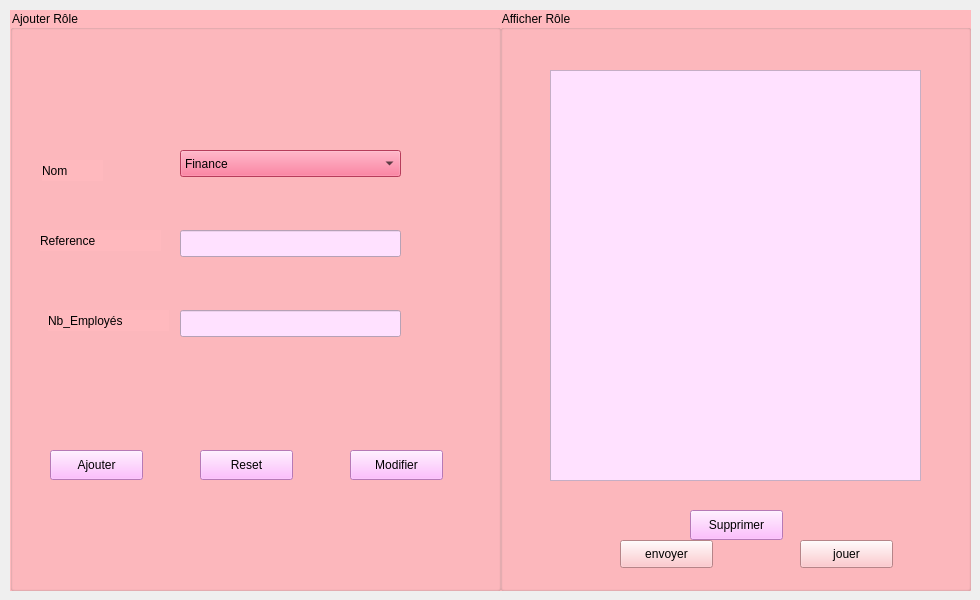
           <widget class="QWidget" name="tab_2">
            <attribute name="title">
             <string>Gestion Rôle</string>
            </attribute>
            <widget class="QGroupBox" name="groupBox_8">
             <property name="geometry">
              <rect>
               <x>500</x>
               <y>10</y>
               <width>471</width>
               <height>581</height>
              </rect>
             </property>
             <property name="styleSheet">
              <string notr="true">font: 10pt &quot;MS Shell Dlg 2&quot;;
background-color:rgb(255, 185, 190);
</string>
             </property>
             <property name="title">
              <string>Afficher Rôle</string>
             </property>
             <widget class="QTableView" name="tableViewD">
              <property name="geometry">
               <rect>
                <x>50</x>
                <y>60</y>
                <width>371</width>
                <height>411</height>
               </rect>
              </property>
              <property name="styleSheet">
               <string notr="true">background-color: rgb(255, 170, 255);
background-color: rgb(255, 225, 255);</string>
              </property>
             </widget>
             <widget class="QPushButton" name="supprimer_role">
              <property name="geometry">
               <rect>
                <x>190</x>
                <y>500</y>
                <width>93</width>
                <height>30</height>
               </rect>
              </property>
              <property name="styleSheet">
               <string notr="true">background-color: rgb(255, 170, 255);</string>
              </property>
              <property name="text">
               <string>Supprimer</string>
              </property>
             </widget>
             <widget class="QPushButton" name="envoyer">
              <property name="geometry">
               <rect>
                <x>120</x>
                <y>530</y>
                <width>93</width>
                <height>28</height>
               </rect>
              </property>
              <property name="text">
               <string>envoyer</string>
              </property>
             </widget>
             <widget class="QPushButton" name="jouer">
              <property name="geometry">
               <rect>
                <x>300</x>
                <y>530</y>
                <width>93</width>
                <height>28</height>
               </rect>
              </property>
              <property name="text">
               <string>jouer</string>
              </property>
             </widget>
            </widget>
            <widget class="QGroupBox" name="groupBox_9">
             <property name="geometry">
              <rect>
               <x>10</x>
               <y>10</y>
               <width>491</width>
               <height>581</height>
              </rect>
             </property>
             <property name="styleSheet">
              <string notr="true">font: 10pt &quot;MS Shell Dlg 2&quot;;
background-color:rgb(255, 185, 190);</string>
             </property>
             <property name="title">
              <string>Ajouter Rôle</string>
             </property>
             <widget class="QLabel" name="label_8">
              <property name="geometry">
               <rect>
                <x>32</x>
                <y>150</y>
                <width>61</width>
                <height>21</height>
               </rect>
              </property>
              <property name="styleSheet">
               <string notr="true">font: 11pt &quot;Palatino Linotype&quot;;
font: 10pt &quot;MS Shell Dlg 2&quot;;</string>
              </property>
              <property name="text">
               <string>Nom</string>
              </property>
             </widget>
             <widget class="QLabel" name="label_10">
              <property name="geometry">
               <rect>
                <x>30</x>
                <y>220</y>
                <width>121</width>
                <height>21</height>
               </rect>
              </property>
              <property name="styleSheet">
               <string notr="true">font: 10pt &quot;MS Shell Dlg 2&quot;;</string>
              </property>
              <property name="text">
               <string>Reference</string>
              </property>
             </widget>
             <widget class="QLineEdit" name="lineEdit_reference">
              <property name="geometry">
               <rect>
                <x>170</x>
                <y>220</y>
                <width>221</width>
                <height>27</height>
               </rect>
              </property>
              <property name="styleSheet">
               <string notr="true">background-color: rgb(255, 170, 255);
background-color: rgb(255, 225, 255);</string>
              </property>
             </widget>
             <widget class="QLabel" name="label_9">
              <property name="geometry">
               <rect>
                <x>38</x>
                <y>300</y>
                <width>121</width>
                <height>21</height>
               </rect>
              </property>
              <property name="styleSheet">
               <string notr="true">font: 10pt &quot;MS Shell Dlg 2&quot;;</string>
              </property>
              <property name="text">
               <string>Nb_Employés</string>
              </property>
             </widget>
             <widget class="QLineEdit" name="lineEdit_nb_employes">
              <property name="geometry">
               <rect>
                <x>170</x>
                <y>300</y>
                <width>221</width>
                <height>27</height>
               </rect>
              </property>
              <property name="styleSheet">
               <string notr="true">background-color: rgb(255, 170, 255);
background-color: rgb(255, 225, 255);</string>
              </property>
             </widget>
             <widget class="QComboBox" name="comboBox_2">
              <property name="geometry">
               <rect>
                <x>170</x>
                <y>140</y>
                <width>221</width>
                <height>27</height>
               </rect>
              </property>
              <property name="styleSheet">
               <string notr="true">background-color: rgb(255, 85, 127);</string>
              </property>
              <item>
               <property name="text">
                <string>Finance</string>
               </property>
              </item>
              <item>
               <property name="text">
                <string>Marketing</string>
               </property>
              </item>
              <item>
               <property name="text">
                <string>Ressources Humaines</string>
               </property>
              </item>
              <item>
               <property name="text">
                <string>Administration</string>
               </property>
              </item>
              <item>
               <property name="text">
                <string>Informatique</string>
               </property>
              </item>
             </widget>
             <widget class="QPushButton" name="ajouter2">
              <property name="geometry">
               <rect>
                <x>40</x>
                <y>440</y>
                <width>93</width>
                <height>30</height>
               </rect>
              </property>
              <property name="styleSheet">
               <string notr="true">background-color: rgb(255, 170, 255);</string>
              </property>
              <property name="text">
               <string>Ajouter</string>
              </property>
             </widget>
             <widget class="QPushButton" name="pushButton_12">
              <property name="geometry">
               <rect>
                <x>190</x>
                <y>440</y>
                <width>93</width>
                <height>30</height>
               </rect>
              </property>
              <property name="styleSheet">
               <string notr="true">background-color: rgb(255, 170, 255);</string>
              </property>
              <property name="text">
               <string>Reset</string>
              </property>
             </widget>
             <widget class="QPushButton" name="modifier_role">
              <property name="geometry">
               <rect>
                <x>340</x>
                <y>440</y>
                <width>93</width>
                <height>30</height>
               </rect>
              </property>
              <property name="styleSheet">
               <string notr="true">background-color: rgb(255, 170, 255);</string>
              </property>
              <property name="text">
               <string>Modifier</string>
              </property>
             </widget>
            </widget>
           </widget>
